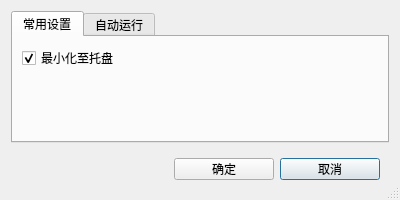
<?xml version="1.0" encoding="UTF-8"?>
<ui version="4.0">
 <class>DlgSetting</class>
 <widget class="QDialog" name="DlgSetting">
  <property name="geometry">
   <rect>
    <x>0</x>
    <y>0</y>
    <width>400</width>
    <height>200</height>
   </rect>
  </property>
  <property name="windowTitle">
   <string>Dialog</string>
  </property>
  <property name="sizeGripEnabled">
   <bool>true</bool>
  </property>
  <layout class="QGridLayout" name="gridLayout">
   <item row="1" column="0">
    <widget class="QGroupBox" name="groupBox_2">
     <property name="maximumSize">
      <size>
       <width>16777215</width>
       <height>40</height>
      </size>
     </property>
     <property name="layoutDirection">
      <enum>Qt::RightToLeft</enum>
     </property>
     <property name="styleSheet">
      <string notr="true">QGroupBox{
	border:none;
}</string>
     </property>
     <property name="title">
      <string/>
     </property>
     <property name="alignment">
      <set>Qt::AlignRight|Qt::AlignTrailing|Qt::AlignVCenter</set>
     </property>
     <property name="flat">
      <bool>false</bool>
     </property>
     <layout class="QFormLayout" name="formLayout">
      <item row="0" column="0">
       <widget class="QPushButton" name="btn_cancel">
        <property name="minimumSize">
         <size>
          <width>100</width>
          <height>0</height>
         </size>
        </property>
        <property name="maximumSize">
         <size>
          <width>100</width>
          <height>16777215</height>
         </size>
        </property>
        <property name="autoFillBackground">
         <bool>false</bool>
        </property>
        <property name="text">
         <string>取消</string>
        </property>
       </widget>
      </item>
      <item row="0" column="1">
       <widget class="QPushButton" name="btn_ok">
        <property name="minimumSize">
         <size>
          <width>100</width>
          <height>0</height>
         </size>
        </property>
        <property name="maximumSize">
         <size>
          <width>100</width>
          <height>16777215</height>
         </size>
        </property>
        <property name="autoFillBackground">
         <bool>false</bool>
        </property>
        <property name="text">
         <string>确定</string>
        </property>
       </widget>
      </item>
     </layout>
    </widget>
   </item>
   <item row="0" column="0">
    <widget class="QTabWidget" name="tabWidget">
     <property name="currentIndex">
      <number>0</number>
     </property>
     <property name="tabsClosable">
      <bool>false</bool>
     </property>
     <widget class="QWidget" name="tab_common">
      <attribute name="title">
       <string>常用设置</string>
      </attribute>
      <layout class="QFormLayout" name="formLayout_3">
       <item row="0" column="0">
        <widget class="QCheckBox" name="chk_min_tray">
         <property name="text">
          <string>最小化至托盘</string>
         </property>
         <property name="checked">
          <bool>true</bool>
         </property>
        </widget>
       </item>
      </layout>
     </widget>
     <widget class="QWidget" name="tab_auto">
      <attribute name="title">
       <string>自动运行</string>
      </attribute>
      <layout class="QFormLayout" name="formLayout_2">
       <item row="0" column="0">
        <widget class="QCheckBox" name="chk_start">
         <property name="text">
          <string>开始时间</string>
         </property>
        </widget>
       </item>
       <item row="0" column="1">
        <widget class="QTimeEdit" name="time_start">
         <property name="enabled">
          <bool>false</bool>
         </property>
         <property name="displayFormat">
          <string>hh:mm:ss</string>
         </property>
         <property name="time">
          <time>
           <hour>9</hour>
           <minute>30</minute>
           <second>0</second>
          </time>
         </property>
        </widget>
       </item>
       <item row="1" column="0">
        <widget class="QCheckBox" name="chk_end">
         <property name="text">
          <string>结束时间</string>
         </property>
        </widget>
       </item>
       <item row="1" column="1">
        <widget class="QTimeEdit" name="time_end">
         <property name="enabled">
          <bool>false</bool>
         </property>
         <property name="displayFormat">
          <string>hh:mm:ss</string>
         </property>
         <property name="time">
          <time>
           <hour>16</hour>
           <minute>30</minute>
           <second>0</second>
          </time>
         </property>
        </widget>
       </item>
      </layout>
     </widget>
    </widget>
   </item>
  </layout>
 </widget>
 <resources/>
 <connections/>
</ui>
